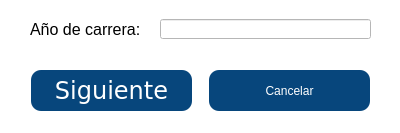
<?xml version="1.0" encoding="UTF-8"?>
<ui version="4.0">
 <class>Dialog</class>
 <widget class="QDialog" name="Dialog">
  <property name="geometry">
   <rect>
    <x>0</x>
    <y>0</y>
    <width>400</width>
    <height>133</height>
   </rect>
  </property>
  <property name="minimumSize">
   <size>
    <width>400</width>
    <height>133</height>
   </size>
  </property>
  <property name="maximumSize">
   <size>
    <width>400</width>
    <height>133</height>
   </size>
  </property>
  <property name="windowTitle">
   <string>Año de carrera</string>
  </property>
  <property name="styleSheet">
   <string notr="true">background-color: rgb(255, 255, 255);</string>
  </property>
  <widget class="QLineEdit" name="tx_years">
   <property name="geometry">
    <rect>
     <x>160</x>
     <y>19</y>
     <width>211</width>
     <height>20</height>
    </rect>
   </property>
   <property name="font">
    <font>
     <family>Tahoma</family>
     <pointsize>11</pointsize>
    </font>
   </property>
  </widget>
  <widget class="QLabel" name="label">
   <property name="geometry">
    <rect>
     <x>30</x>
     <y>19</y>
     <width>111</width>
     <height>21</height>
    </rect>
   </property>
   <property name="font">
    <font>
     <family>Tahoma</family>
     <pointsize>12</pointsize>
    </font>
   </property>
   <property name="text">
    <string>Año de carrera:</string>
   </property>
  </widget>
  <widget class="QWidget" name="horizontalLayoutWidget">
   <property name="geometry">
    <rect>
     <x>20</x>
     <y>70</y>
     <width>361</width>
     <height>41</height>
    </rect>
   </property>
   <layout class="QHBoxLayout" name="horizontalLayout">
    <item>
     <widget class="QPushButton" name="Bt_siguiente">
      <property name="maximumSize">
       <size>
        <width>161</width>
        <height>41</height>
       </size>
      </property>
      <property name="font">
       <font>
        <family>Verdana</family>
        <pointsize>18</pointsize>
        <weight>50</weight>
        <italic>false</italic>
        <bold>false</bold>
       </font>
      </property>
      <property name="focusPolicy">
       <enum>Qt::NoFocus</enum>
      </property>
      <property name="styleSheet">
       <string notr="true">background-color: rgb(7, 70, 124);
font: 18pt &quot;Verdana&quot;;
border-radius: 10px;
color: rgb(255, 255, 255);</string>
      </property>
      <property name="text">
       <string>Siguiente</string>
      </property>
     </widget>
    </item>
    <item>
     <widget class="QPushButton" name="Bt_cancelar">
      <property name="maximumSize">
       <size>
        <width>161</width>
        <height>41</height>
       </size>
      </property>
      <property name="focusPolicy">
       <enum>Qt::NoFocus</enum>
      </property>
      <property name="styleSheet">
       <string notr="true">background-color: rgb(7, 70, 124);
font: 18pt &quot;Verdana&quot;;
border-radius: 10px;
color: rgb(255, 255, 255);</string>
      </property>
      <property name="text">
       <string>Cancelar</string>
      </property>
     </widget>
    </item>
   </layout>
  </widget>
 </widget>
 <resources/>
 <connections/>
</ui>
